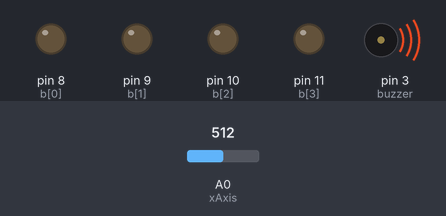
Recording of a sketch running on a simulated Arduino Uno, built with avr-gcc and run on an emulated ATmega328P. On the bench: output pins drawn as LEDs (lit = HIGH), buzzer (waves = sounding). The inputs (shaded band) are chosen by the test bench; at power-on: A0 (xAxis) = 512.

Above: at 3.3 s.
3.4 s: A0 (xAxis) set to 105
4.9 s: A0 (xAxis) set to 92
At 5.8 s:
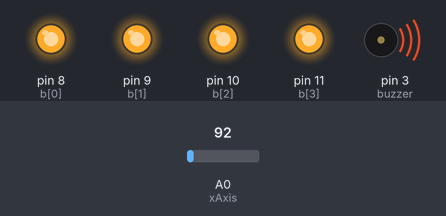
6.5 s: A0 (xAxis) set to 122
At 6.9 s:
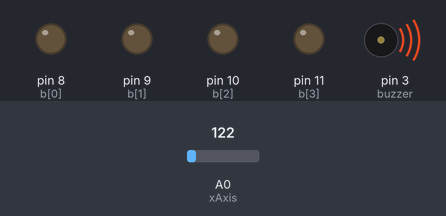
8.0 s: A0 (xAxis) set to 0
At 9.3 s:
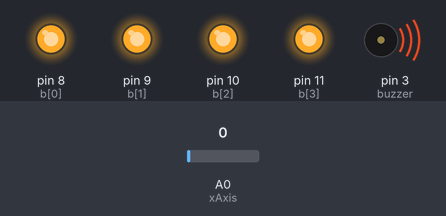
Timing chart, 0 to 10.5 s (numbered marks = the images above; inputs shaded):
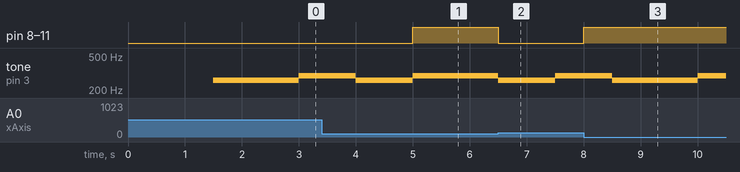

Measured:
- the behaviour switches between 100 and 99 on A0 (xAxis) (found by bisection; images 0 and 1)
- after the input at 4.9 s, pin 8 (b[0]), pin 9 (b[1]), pin 10 (b[2]), pin 11 (b[3]): LOW → HIGH after 0.10 s
- after the input at 6.5 s, pin 8 (b[0]), pin 9 (b[1]), pin 10 (b[2]), pin 11 (b[3]): HIGH → LOW at once
- after the input at 8.0 s, pin 8 (b[0]), pin 9 (b[1]), pin 10 (b[2]), pin 11 (b[3]): LOW → HIGH at once

The sketch:

cho102_lab6_prelab.ino
```cpp
// Array of Output Pin variables, set to the pins being used
const int b_size = 4;
const int b[b_size] = {8, 9, 10, 11};
const int xAxis = A0; // Recall that A0 is really a number under the hood.
const int light_pattern_size = 2;
const char light_pattern[light_pattern_size] = {0x00, 0x0F};

const char sound_pattern_size = 2;
const double sound_pattern[sound_pattern_size] = {261.63, 293.66}; // C4, D4

const int buzzer = 3;

const int xAxis_median = 100; // Adjust this if needed

// Reset the Output Buffer.
void resetBuffer() {
    for(int i = 0; i < b_size; i++) {
        // Note this is an arduino function call to the pins
        digitalWrite(b[i], LOW);
    }
}
// Writes to the buffer. Note this function ORs the current value with the new value
// Note that size is an optional argument with default size the same as the buffer
void writeBuffer(unsigned char b_temp, int size = b_size)
{
    for (int i = (size - 1); i >= 0; i--) {
        if ((b_temp >> i) & 0x01) {
        digitalWrite(b[i], HIGH);
        }
    }

}


typedef struct task {
  int state;
  unsigned long period;
  unsigned long elapsedTime;
  int (*TickFct)(int);

} task;

int delay_gcd;
const unsigned short tasksNum = 2;
task tasks[tasksNum];

enum SM1_States { SM1_INIT, SM1_S0, SM1_S1};
int SM1_Tick(int state){
    //Read thing
    switch(state){ // State transitions
      case SM1_INIT:
         //State Transition
            state = SM1_S0;
        break;
      case SM1_S0:
          if (analogRead(xAxis) < xAxis_median){
            state = SM1_S1;
          }
          else{
            state = SM1_S0;
          }
         //State Transition
        break;
      case SM1_S1:
            if (analogRead(xAxis) > xAxis_median){
                state = SM1_S0;
            }
            else{
                state = SM1_S1;
            }
             //State Transition
        break;
    }
    switch(state){ // State Action
      case SM1_INIT:
         //State Action
        break;
      case SM1_S0:
            //State Action
            resetBuffer();
            writeBuffer(light_pattern[0]);

         //State Action
        break;
      case SM1_S1:
            //State Action
            resetBuffer();
            writeBuffer(light_pattern[1]);
         //State Action
        break;
    }

    return state;
}

enum SM2_States { SM2_INIT, SM2_S0, SM2_S1};
int SM2_Tick(int state){
    //Read thing
    switch(state){ // State transitions
      case SM1_INIT:
         //State Transition
            state = SM1_S0;
        break;
      case SM1_S0:
            state = SM1_S1;
        //State Transition
        break;
      case SM1_S1:
            state = SM1_S0;
        //State Transition
        break;
    }
    switch(state){ // State Action
      case SM2_INIT:
         //State Action
        break;
      case SM1_S0:
            //State Action
            tone(buzzer, sound_pattern[0]);

         //State Action
        break;
      case SM1_S1:
            //State Action

            tone(buzzer, sound_pattern[1]);
         //State Action
        break;
    }

    return state;
}


void setup() {
    //some set up (Default Arduino Function)

    // LEDs
    for(int i = 0; i < b_size; i++)
    {
        pinMode(b[i], OUTPUT);
    }
    Serial.begin(9600);


  unsigned char i = 0;
  tasks[i].state = SM1_INIT;
  tasks[i].period = 500;
  tasks[i].elapsedTime = 0;
  tasks[i].TickFct = &SM1_Tick;
  i++;
  tasks[i].state = SM2_INIT;
  tasks[i].period = 1000;
  tasks[i].elapsedTime = 0;
  tasks[i].TickFct = &SM2_Tick;

  delay_gcd = 500; // GCD

}


void loop() {
  // put your main code here, to run repeatedly:
  unsigned char i;
  for (i = 0; i < tasksNum; ++i) {
     if ( (millis() - tasks[i].elapsedTime) >= tasks[i].period) {
        tasks[i].state = tasks[i].TickFct(tasks[i].state);
        tasks[i].elapsedTime = millis(); // Last time this task was ran

     }
   }
  delay(delay_gcd); // GCD.
}
```
